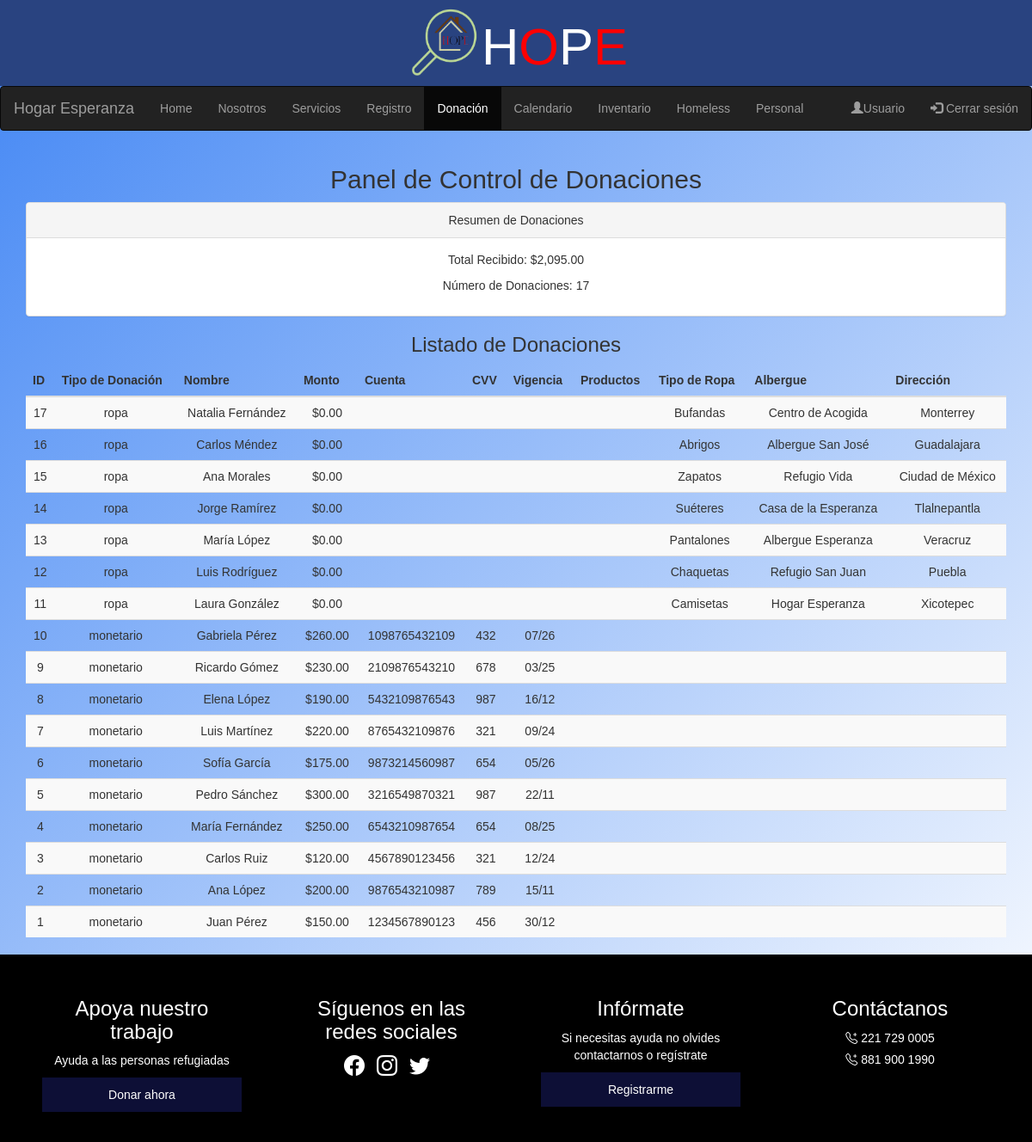
Screenshot of /BackEnd/PHP/HOPE/vistas/donacion_a.php with the database file from the repository.
### tables this page shows
CREATE TABLE `donaciones` (
  `id` int(11) NOT NULL,
  `tipo_donacion` varchar(50) DEFAULT NULL,
  `nombre` varchar(255) DEFAULT NULL,
  `monto` decimal(10,2) DEFAULT NULL,
  `cuenta` varchar(255) DEFAULT NULL,
  `cvv` varchar(4) DEFAULT NULL,
  `vigencia` varchar(7) DEFAULT NULL,
  `productos` text DEFAULT NULL,
  `tipoRopa` varchar(255) DEFAULT NULL,
  `albergue` varchar(255) DEFAULT NULL,
  `direccion` varchar(255) DEFAULT NULL
);

### BackEnd/PHP/HOPE/vistas/donacion_a.php (the view, shortened to what this page needs)
<?php
$servername = "localhost";
$username = "root";
$password = "";
$dbname = "albergue";
$conn = new mysqli($servername, $username, $password, $dbname);
$resumen_sql = "SELECT SUM(monto) AS total_recaudado, COUNT(*) AS total_donaciones FROM donaciones";
$resumen_result = $conn->query($resumen_sql);
$resumen = $resumen_result->fetch_assoc();
$listado_sql = "SELECT id, tipo_donacion, nombre, monto, cuenta, cvv, vigencia, productos, tipoRopa, albergue, direccion FROM donaciones ORDER BY id DESC";
$listado_result = $conn->query($listado_sql);
?>
<!DOCTYPE html>
<html lang="en">
<head>
    <link rel="stylesheet" href="https://maxcdn.bootstrapcdn.com/bootstrap/3.4.1/css/bootstrap.min.css">
    <link href="https://cdn.jsdelivr.net/npm/bootstrap-icons@1.10.0/font/bootstrap-icons.css" rel="stylesheet">
    <link rel="stylesheet" href="/HOPE/CSS/login.css" />
    <link rel="stylesheet" href="https://cdnjs.cloudflare.com/ajax/libs/font-awesome/5.15.4/css/all.min.css">
</head>
<body>
    <header>
      <img src="/HOPE/Assets/logo-removebg-preview.png" alt="" width="90px" height="85px">
        <h1 id="HP">H</h1>
        <h1 id="OE">O</h1>
        <h1 id="HP">P</h1>
        <h1 id="OE">E</h1>
    </header>
    <nav class="navbar navbar-inverse">
      <div class="container-fluid">
        <div class="navbar-header">
          <a class="navbar-brand" href="#">Hogar Esperanza</a>
        </div>
        <ul class="nav navbar-nav">
            <li><a href="/HOPE/vistas/user_admin.php">Home</a></li>
            <li><a href="/HOPE/vistas/nosotros_a.php">Nosotros</a></li>
            <li><a href="/HOPE/vistas/servicios_a.php">Servicios</a></li>
            <li><a href="/HOPE/vistas/registro.php">Registro</a></li>
            <li class="active"><a href="/HTML/donacion_a.php">Donación</a></li>
            <li><a href="/HOPE/vistas/calendario_a.php">Calendario</a></li>
            <li><a href="/HOPE/vistas/inventario_a.php">Inventario</a></li>
            <li><a href="/HOPE/vistas/contacto.php">Homeless</a></li>
            <li><a href="/HOPE/vistas/personal.php">Personal</a></li>
        </ul>
        <ul class="nav navbar-nav navbar-right">
          <li><a href="/HOPE/vistas/usuario_admin.php"><span class="glyphicon glyphicon-user"></span>Usuario</a></li>
          <li><a href="/HOPE/includes/logout.php"><span class="glyphicon glyphicon-log-in"></span> Cerrar sesión</a></li>
        </ul>
      </div>
    </nav>
    <div class="container">
        <h2 >Panel de Control de Donaciones</h2>
        <div class="panel panel-default">
            <div class="panel-heading">Resumen de Donaciones</div>
            <div class="panel-body">
                <p>Total Recibido: $<?php echo number_format($resumen['total_recaudado'], 2); ?></p>
                <p>Número de Donaciones: <?php echo $resumen['total_donaciones']; ?></p>
            </div>
        </div>
        <h3>Listado de Donaciones</h3>
        <table class="table table-striped">
            <thead>
                <tr>
                    <th>ID</th>
                    <th>Tipo de Donación</th>
                    <th>Nombre</th>
                    <th>Monto</th>
                    <th>Cuenta</th>
                    <th>CVV</th>
                    <th>Vigencia</th>
                    <th>Productos</th>
                    <th>Tipo de Ropa</th>
                    <th>Albergue</th>
                    <th>Dirección</th>
                </tr>
            </thead>
            <tbody>
                <?php
                if ($listado_result->num_rows > 0) {
                    while($row = $listado_result->fetch_assoc()) {
                        echo "<tr>
                            <td>" . htmlspecialchars($row['id']) . "</td>
                            <td>" . htmlspecialchars($row['tipo_donacion']) . "</td>
                            <td>" . htmlspecialchars($row['nombre']) . "</td>
                            <td>$" . number_format($row['monto'], 2) . "</td>
                            <td>" . htmlspecialchars($row['cuenta']) . "</td>
                            <td>" . htmlspecialchars($row['cvv']) . "</td>
                            <td>" . htmlspecialchars($row['vigencia']) . "</td>
                            <td>" . htmlspecialchars($row['productos']) . "</td>
                            <td>" . htmlspecialchars($row['tipoRopa']) . "</td>
                            <td>" . htmlspecialchars($row['albergue']) . "</td>
                            <td>" . htmlspecialchars($row['direccion']) . "</td>
                        </tr>";
                    }
                } else {
                    echo "<tr><td colspan='11'>No hay donaciones registradas.</td></tr>";
                }
                ?>
            </tbody>
        </table>
    </div>
    <footer class="footer">
        <div class="footer-section">
          <h3>Apoya nuestro trabajo</h3>
          <p>Ayuda a las personas refugiadas</p>
          <button>Donar ahora</button>
        </div>
        <div class="footer-section">
          <h3>Síguenos en las redes sociales</h3>
          <div class="social-icons">
            <i class="bi bi-facebook"></i>
            <i class="bi bi-instagram"></i>
            <i class="bi bi-twitter"></i>
          </div>
        </div>
        <div class="footer-section">
          <h3>Infórmate</h3>
          <p>Si necesitas ayuda no olvides contactarnos o regístrate</p>
          <button>Registrarme</button>
        </div>
        <div class="footer-section">
          <h3>Contáctanos</h3>
          <p><i class="bi bi-telephone-plus"></i> 221 729 0005</p>
          <p><i class="bi bi-telephone-plus"></i> 881 900 1990</p>
        </div>
      </footer>
    </body>
</html>

### BackEnd/PHP/HOPE/CSS/login.css (style rules this page uses)
* { margin: 0; }
body { font-family: Arial, sans-serif; text-align: center; background: linear-gradient(-45deg, #0d69a6, #6dd5fa, #ffffff, #4286f4 ); background-size: 300% 300%; animation: gradient 10s ease infinite; width: 100%; height: 100%; }
button { padding: 10px 20px; margin: 10px; border: none; background-color: #0D0F36; color: #fff; cursor: pointer; width: 100%; }
#HP { color: #fff; font-size: 60px; }
#OE { color: red; font-size: 60px; }
header { background-color: #294380; display: flex; justify-content: center; align-items: center; font-size: 50px; width: 100%; height: 100px; }
footer { background-color: #0D0F36; max-width: 100%; }
footer.footer { display: flex; justify-content: space-around; background-color: black; color: white; padding: 20px; flex-wrap: wrap; width: 100%; }
.footer-section { width: 20%; min-width: 200px; margin: 10px 0; }
.footer-section h3 { margin-bottom: 10px; }
.footer-section p, .footer-section button { margin: 5px 0; }
.social-icons i { margin-right: 10px; font-size: 24px; }

### rows the page displays
donaciones: id "17", tipo_donacion "ropa", nombre "Natalia Fernández", monto "0.00", tipoRopa "Bufandas", albergue "Centro de Acogida", direccion "Monterrey"
donaciones: id "16", tipo_donacion "ropa", nombre "Carlos Méndez", monto "0.00", tipoRopa "Abrigos", albergue "Albergue San José", direccion "Guadalajara"
donaciones: id "15", tipo_donacion "ropa", nombre "Ana Morales", monto "0.00", tipoRopa "Zapatos", albergue "Refugio Vida", direccion "Ciudad de México"
donaciones: id "14", tipo_donacion "ropa", nombre "Jorge Ramírez", monto "0.00", tipoRopa "Suéteres", albergue "Casa de la Esperanza", direccion "Tlalnepantla"
donaciones: id "13", tipo_donacion "ropa", nombre "María López", monto "0.00", tipoRopa "Pantalones", albergue "Albergue Esperanza", direccion "Veracruz"
donaciones: id "12", tipo_donacion "ropa", nombre "Luis Rodríguez", monto "0.00", tipoRopa "Chaquetas", albergue "Refugio San Juan", direccion "Puebla"
donaciones: id "11", tipo_donacion "ropa", nombre "Laura González", monto "0.00", tipoRopa "Camisetas", albergue "Hogar Esperanza", direccion "Xicotepec"
donaciones: id "10", tipo_donacion "monetario", nombre "Gabriela Pérez", monto "260.00", cuenta "1098765432109", cvv "432", vigencia "07/26"
donaciones: id "9", tipo_donacion "monetario", nombre "Ricardo Gómez", monto "230.00", cuenta "2109876543210", cvv "678", vigencia "03/25"
donaciones: id "8", tipo_donacion "monetario", nombre "Elena López", monto "190.00", cuenta "5432109876543", cvv "987", vigencia "16/12"
donaciones: id "7", tipo_donacion "monetario", nombre "Luis Martínez", monto "220.00", cuenta "8765432109876", cvv "321", vigencia "09/24"
donaciones: id "6", tipo_donacion "monetario", nombre "Sofía García", monto "175.00", cuenta "9873214560987", cvv "654", vigencia "05/26"
donaciones: id "5", tipo_donacion "monetario", nombre "Pedro Sánchez", monto "300.00", cuenta "3216549870321", cvv "987", vigencia "22/11"
donaciones: id "4", tipo_donacion "monetario", nombre "María Fernández", monto "250.00", cuenta "6543210987654", cvv "654", vigencia "08/25"
donaciones: id "3", tipo_donacion "monetario", nombre "Carlos Ruiz", monto "120.00", cuenta "4567890123456", cvv "321", vigencia "12/24"
donaciones: id "2", tipo_donacion "monetario", nombre "Ana López", monto "200.00", cuenta "9876543210987", cvv "789", vigencia "15/11"
donaciones: id "1", tipo_donacion "monetario", nombre "Juan Pérez", monto "150.00", cuenta "1234567890123", cvv "456", vigencia "30/12"

### other values shown
$resumen['total_recaudado'] "2,095.00"
$resumen['total_donaciones'] "17"
